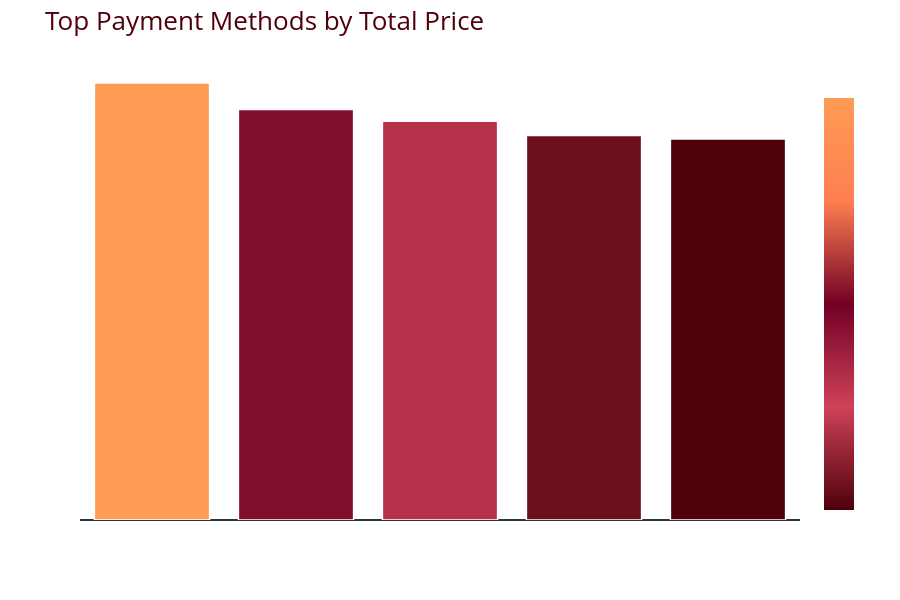

Notebook code cell kept with this figure:
### Code cell
palette = ["#4f000b", "#ce4257", "#720026", "#ff7f51", "#ff9b54"]

pv5 = df.pivot_table(index="Payment Method", values="Price(USD)", aggfunc="sum")
pv5 = pv5.sort_values(by="Price(USD)", ascending=False).reset_index().head()

fig = px.bar(
    pv5,
    x="Payment Method",
    y="Price(USD)",
    color="Price(USD)",
    text="Price(USD)",
    color_continuous_scale=palette
)

fig.update_traces(
    textposition="outside",
    marker=dict(line=dict(color="white", width=1.5))
)

fig.update_layout(
    title="Top Payment Methods by Total Price",
    template="plotly_dark",
    title_font=dict(size=26, color=palette[0]),
    font=dict(size=14, color="white"),
    plot_bgcolor="rgba(0,0,0,0)",
    paper_bgcolor="rgba(0,0,0,0)",
    xaxis=dict(showgrid=False),
    yaxis=dict(showgrid=True, gridcolor="rgba(255,255,255,0.2)"),
    coloraxis_colorbar=dict(title="Price"),
    height=600
)

fig.show()

### Figure 1 — Plotly figure (JSON) as saved in the notebook; plotly's stock layout.template omitted (floating-point values rounded to 4 significant figures)
{"data": [{"hovertemplate": "Payment Method=%{x}<br>Price(USD)=%{marker.color}<extra></extra>", "legendgroup": "", "marker": {"color": [42567, 39991, 38833, 37449, 37123], "coloraxis": "coloraxis", "line": {"color": "white", "width": 1.5}, "pattern": {"shape": ""}}, "name": "", "orientation": "v", "showlegend": false, "text": [42570.0, 39990.0, 38830.0, 37450.0, 37120.0], "textposition": "outside", "type": "bar", "x": ["Credit Card", "Venmo", "Cash", "PayPal", "Bank Transfer"], "xaxis": "x", "y": [42567, 39991, 38833, 37449, 37123], "yaxis": "y"}], "layout": {"barmode": "relative", "coloraxis": {"colorbar": {"title": {"text": "Price"}}, "colorscale": [[0, "#4f000b"], [0.25, "#ce4257"], [0.5, "#720026"], [0.75, "#ff7f51"], [1, "#ff9b54"]]}, "font": {"color": "white", "size": 14}, "height": 600, "legend": {"tracegroupgap": 0}, "margin": {"t": 60}, "paper_bgcolor": "rgba(0,0,0,0)", "plot_bgcolor": "rgba(0,0,0,0)", "title": {"font": {"color": "#4f000b", "size": 26}, "text": "Top Payment Methods by Total Price"}, "xaxis": {"anchor": "y", "domain": [0, 1], "showgrid": false, "title": {"text": "Payment Method"}}, "yaxis": {"anchor": "x", "domain": [0, 1], "gridcolor": "rgba(255,255,255,0.2)", "showgrid": true, "title": {"text": "Price(USD)"}}}}
